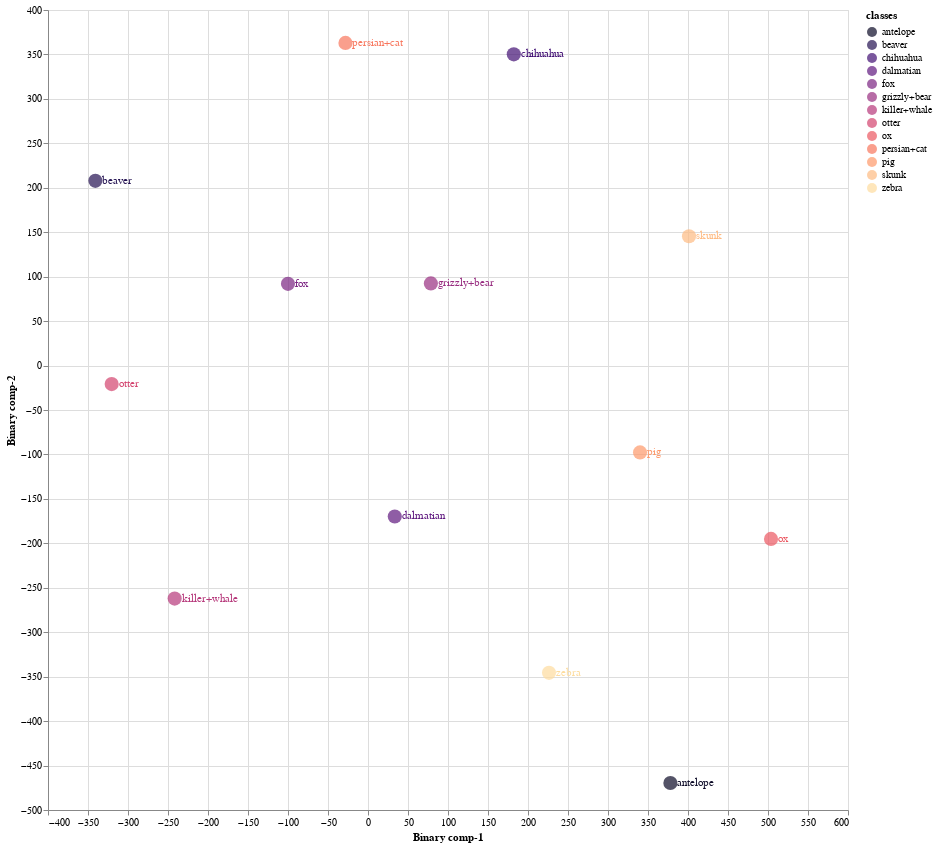
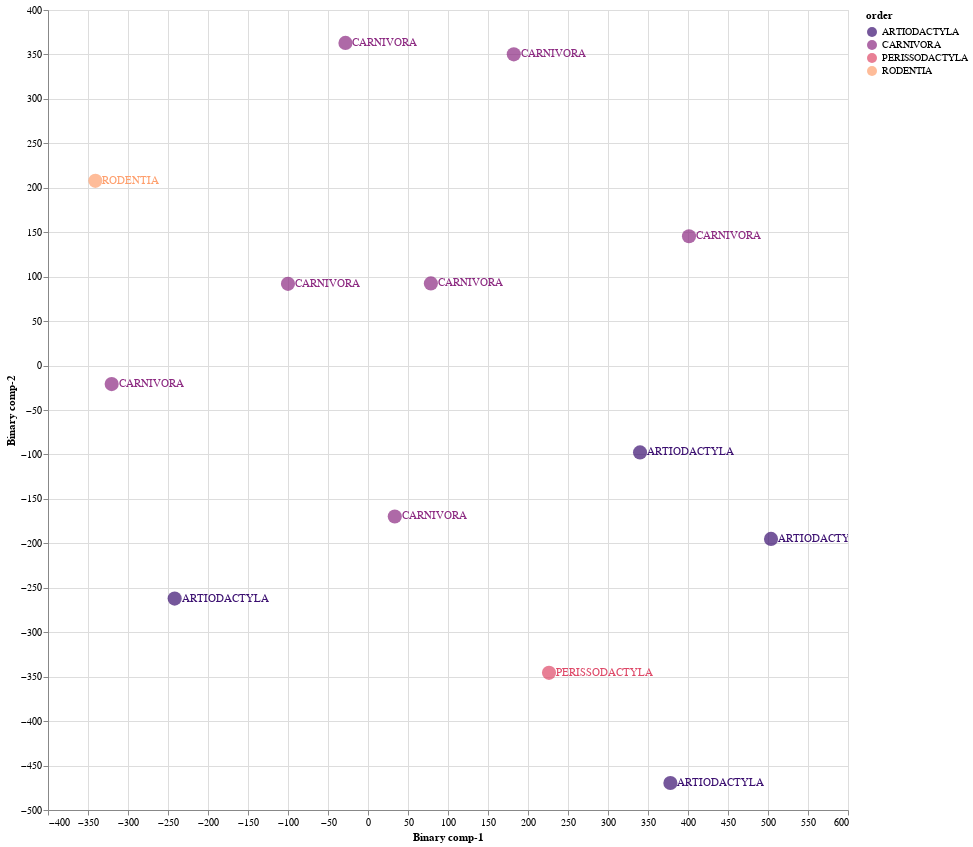

The code cell stored with these charts, in order, in its notebook:
### Code cell
Train02 = CZSL(mode = "Train", 
               split = 2, 
               DNN = ProjectionNetwork1, 
               epochs = 39, 
               bs = 9, 
               numunits = 606, 
               lr = 0.5218164192494622, 
               optimiser = nn.ReLU(), 
               dropout = 0.47890238850760236, 
               mom = 0.9397540942994486, 
               wd = 0,  
               device = 'cuda', 
               checkpoint = CP2, 
               dist_type = 'cosine')

#mode
#1. "Train" - Use Train Val split
#2. "Test" - For Unseen Test Data

#split
# 1 -Train/Val Split 1
# 2 -Train/Val Split 2
# 3 -Train/Val Split 3

#pred_type
#1. "Probabilistic" - continous real numbers giving probability for prdiction to be 1
#2. "Deterministic" - 1 or 0 prediction values

#dist_type
#1. euclidean
#2. cosine
#3. hamming
#4. jaccard

### Figure 1 — Vega-Lite specification as saved in the notebook (floating-point values rounded to 4 significant figures)
{"config": {"view": {"continuousWidth": 400, "continuousHeight": 300}}, "layer": [{"mark": {"type": "circle", "size": 200}, "encoding": {"color": {"field": "classes", "scale": {"scheme": "Magma"}, "type": "nominal"}, "x": {"field": "Binary comp-1", "type": "quantitative"}, "y": {"field": "Binary comp-2", "type": "quantitative"}}, "height": 800, "selection": {"selector007": {"type": "interval", "bind": "scales", "encodings": ["x", "y"]}}, "width": 800}, {"mark": {"type": "text", "align": "left", "baseline": "middle", "dx": 7}, "encoding": {"color": {"field": "classes", "scale": {"scheme": "Magma"}, "type": "nominal"}, "text": {"field": "classes", "type": "nominal"}, "x": {"field": "Binary comp-1", "type": "quantitative"}, "y": {"field": "Binary comp-2", "type": "quantitative"}}, "height": 800, "width": 800}], "data": {"name": "data-ec102cabab6731ed83d754b083b125ae"}, "$schema": "https://vega.github.io/schema/vega-lite/v4.17.0.json", "datasets": {"data-ec102cabab6731ed83d754b083b125ae": [{"Binary comp-1": 378.0, "Binary comp-2": -469.7, "classes": "antelope", "sciName": "Antilope_cervicapra", "animal_label": 1, "animal_class": "antelope", "mainCommonName": "Blackbuck", "otherCommonNames": "Indian Antelope", "class": "Mammalia", "infraclass": "Placentalia", "magnorder": "Boreoeutheria", "superorder": "Laurasiatheria", "order": "ARTIODACTYLA", "suborder": "RUMINANTIA", "infraorder": "PECORA", "parvorder": null, "superfamily": null, "family": "BOVIDAE", "subfamily": "ANTILOPINAE", "tribe": "ANTILOPINI", "genus": "Antilope"}, {"Binary comp-1": 78.6, "Binary comp-2": 92.43, "classes": "grizzly+bear", "sciName": "Ursus_arctos", "animal_label": 2, "animal_class": "grizzly+bear", "mainCommonName": "Brown Bear", "otherCommonNames": "Grizzly Bear|Kodiak Bear", "class": "Mammalia", "infraclass": "Placentalia", "magnorder": "Boreoeutheria", "superorder": "Laurasiatheria", "order": "CARNIVORA", "suborder": "CANIFORMIA", "infraorder": "ARCTOIDEA", "parvorder": null, "superfamily": "URSOIDEA", "family": "URSIDAE", "subfamily": "URSINAE", "tribe": null, "genus": "Ursus"}, {"Binary comp-1": -241.7, "Binary comp-2": -262.2, "classes": "killer+whale", "sciName": "Orcinus_orca", "animal_label": 3, "animal_class": "killer+whale", "mainCommonName": "Killer Whale", "otherCommonNames": "Orca", "class": "Mammalia", "infraclass": "Placentalia", "magnorder": "Boreoeutheria", "superorder": "Laurasiatheria", "order": "ARTIODACTYLA", "suborder": "WHIPPOMORPHA", "infraorder": "CETACEA", "parvorder": "ODONTOCETI", "superfamily": "DELPHINOIDEA", "family": "DELPHINIDAE", "subfamily": "INCERTAE SEDIS", "tribe": null, "genus": "Orcinus"}, {"Binary comp-1": -340.8, "Binary comp-2": 207.8, "classes": "beaver", "sciName": "Aplodontia_rufa", "animal_label": 4, "animal_class": "beaver", "mainCommonName": "Mountain Beaver", "otherCommonNames": "Boomer|Sewellel|Point Arena Mountain Beaver|Point Reyes Mountain Beaver", "class": "Mammalia", "infraclass": "Placentalia", "magnorder": "Boreoeutheria", "superorder": "Euarchontoglires", "order": "RODENTIA", "suborder": "SCIUROMORPHA", "infraorder": null, "parvorder": null, "superfamily": null, "family": "APLODONTIIDAE", "subfamily": null, "tribe": null, "genus": "Aplodontia"}, {"Binary comp-1": 33.46, "Binary comp-2": -169.8, "classes": "dalmatian", "sciName": "Canis_familiaris", "animal_label": 5, "animal_class": "dalmatian", "mainCommonName": "Domestic Dog", "otherCommonNames": "Dog|Dingo|Feral Dog|New Guinea Singing Dog|Village Dog", "class": "Mammalia", "infraclass": "Placentalia", "magnorder": "Boreoeutheria", "superorder": "Laurasiatheria", "order": "CARNIVORA", "suborder": "CANIFORMIA", "infraorder": "CANOIDEA", "parvorder": null, "superfamily": null, "family": "CANIDAE", "subfamily": null, "tribe": null, "genus": "Canis"}, {"Binary comp-1": -28.17, "Binary comp-2": 363.0, "classes": "persian+cat", "sciName": "Felis_catus", "animal_label": 6, "animal_class": "persian+cat", "mainCommonName": "Domestic Cat", "otherCommonNames": "Cat", "class": "Mammalia", "infraclass": "Placentalia", "magnorder": "Boreoeutheria", "superorder": "Laurasiatheria", "order": "CARNIVORA", "suborder": "FELIFORMIA", "infraorder": "FELOIDEA", "parvorder": null, "superfamily": null, "family": "FELIDAE", "subfamily": "FELINAE", "tribe": null, "genus": "Felis"}, {"Binary comp-1": 401.3, "Binary comp-2": 145.5, "classes": "skunk", "sciName": "Spilogale_putorius", "animal_label": 11, "animal_class": "skunk", "mainCommonName": "Alleghanian Spotted Skunk", "otherCommonNames": "Eastern Spotted Skunk", "class": "Mammalia", "infraclass": "Placentalia", "magnorder": "Boreoeutheria", "superorder": "Laurasiatheria", "order": "CARNIVORA", "suborder": "CANIFORMIA", "infraorder": "ARCTOIDEA", "parvorder": null, "superfamily": "MUSTELOIDEA", "family": "MEPHITIDAE", "subfamily": "MEPHITINAE", "tribe": null, "genus": "Spilogale"}, {"Binary comp-1": 503.8, "Binary comp-2": -195.0, "classes": "ox", "sciName": "Bos_sauveli", "animal_label": 21, "animal_class": "ox", "mainCommonName": "Kouprey", "otherCommonNames": "Gray Ox|Indochinese Forest Ox", "class": "Mammalia", "infraclass": "Placentalia", "magnorder": "Boreoeutheria", "superorder": "Laurasiatheria", "order": "ARTIODACTYLA", "suborder": "RUMINANTIA", "infraorder": "PECORA", "parvorder": null, "superfamily": null, "family": "BOVIDAE", "subfamily": "BOVINAE", "tribe": "BOVINI", "genus": "Bos"}, {"Binary comp-1": -100.0, "Binary comp-2": 91.96, "classes": "fox", "sciName": "Vulpes_lagopus", "animal_label": 22, "animal_class": "fox", "mainCommonName": "Arctic Fox", "otherCommonNames": "Polar Fox", "class": "Mammalia", "infraclass": "Placentalia", "magnorder": "Boreoeutheria", "superorder": "Laurasiatheria", "order": "CARNIVORA", "suborder": "CANIFORMIA", "infraorder": "CANOIDEA", "parvorder": null, "superfamily": null, "family": "CANIDAE", "subfamily": null, "tribe": null, "genus": "Vulpes"}, {"Binary comp-1": 182.2, "Binary comp-2": 350.1, "classes": "chihuahua", "sciName": "Canis_familiaris", "animal_label": 33, "animal_class": "chihuahua", "mainCommonName": "Domestic Dog", "otherCommonNames": "Dog|Dingo|Feral Dog|New Guinea Singing Dog|Village Dog", "class": "Mammalia", "infraclass": "Placentalia", "magnorder": "Boreoeutheria", "superorder": "Laurasiatheria", "order": "CARNIVORA", "suborder": "CANIFORMIA", "infraorder": "CANOIDEA", "parvorder": null, "superfamily": null, "family": "CANIDAE", "subfamily": null, "tribe": null, "genus": "Canis"}, {"Binary comp-1": -320.4, "Binary comp-2": -20.81, "classes": "otter", "sciName": "Aonyx_capensis", "animal_label": 36, "animal_class": "otter", "mainCommonName": "African Clawless Otter", "otherCommonNames": "Cape Clawless Otter", "class": "Mammalia", "infraclass": "Placentalia", "magnorder": "Boreoeutheria", "superorder": "Laurasiatheria", "order": "CARNIVORA", "suborder": "CANIFORMIA", "infraorder": "ARCTOIDEA", "parvorder": null, "superfamily": "MUSTELOIDEA", "family": "MUSTELIDAE", "subfamily": "LUTRINAE", "tribe": null, "genus": "Aonyx"}, {"Binary comp-1": 226.3, "Binary comp-2": -345.7, "classes": "zebra", "sciName": "Equus_grevyi", "animal_label": 38, "animal_class": "zebra", "mainCommonName": "Grevy's Zebra", "otherCommonNames": "Imperial Zebra", "class": "Mammalia", "infraclass": "Placentalia", "magnorder": "Boreoeutheria", "superorder": "Laurasiatheria", "order": "PERISSODACTYLA", "suborder": "HIPOMORPHA", "infraorder": null, "parvorder": null, "superfamily": null, "family": "EQUIDAE", "subfamily": null, "tribe": null, "genus": "Equus"}, {"Binary comp-1": 340.0, "Binary comp-2": -97.71, "classes": "pig", "sciName": "Sus_domesticus", "animal_label": 42, "animal_class": "pig", "mainCommonName": "Domestic Pig", "otherCommonNames": "Hog|Pig|Swine", "class": "Mammalia", "infraclass": "Placentalia", "magnorder": "Boreoeutheria", "superorder": "Laurasiatheria", "order": "ARTIODACTYLA", "suborder": "SUINA", "infraorder": null, "parvorder": null, "superfamily": null, "family": "SUIDAE", "subfamily": null, "tribe": null, "genus": "Sus"}]}}

### Figure 2 — Vega-Lite specification as saved in the notebook (floating-point values rounded to 4 significant figures)
{"config": {"view": {"continuousWidth": 400, "continuousHeight": 300}}, "layer": [{"mark": {"type": "circle", "size": 200}, "encoding": {"color": {"field": "order", "scale": {"scheme": "Magma"}, "type": "nominal"}, "x": {"field": "Binary comp-1", "type": "quantitative"}, "y": {"field": "Binary comp-2", "type": "quantitative"}}, "height": 800, "selection": {"selector008": {"type": "interval", "bind": "scales", "encodings": ["x", "y"]}}, "width": 800}, {"mark": {"type": "text", "align": "left", "baseline": "middle", "dx": 7}, "encoding": {"color": {"field": "order", "scale": {"scheme": "Magma"}, "type": "nominal"}, "text": {"field": "order", "type": "nominal"}, "x": {"field": "Binary comp-1", "type": "quantitative"}, "y": {"field": "Binary comp-2", "type": "quantitative"}}, "height": 800, "width": 800}], "data": {"name": "data-ec102cabab6731ed83d754b083b125ae"}, "$schema": "https://vega.github.io/schema/vega-lite/v4.17.0.json", "datasets": {"data-ec102cabab6731ed83d754b083b125ae": [{"Binary comp-1": 378.0, "Binary comp-2": -469.7, "classes": "antelope", "sciName": "Antilope_cervicapra", "animal_label": 1, "animal_class": "antelope", "mainCommonName": "Blackbuck", "otherCommonNames": "Indian Antelope", "class": "Mammalia", "infraclass": "Placentalia", "magnorder": "Boreoeutheria", "superorder": "Laurasiatheria", "order": "ARTIODACTYLA", "suborder": "RUMINANTIA", "infraorder": "PECORA", "parvorder": null, "superfamily": null, "family": "BOVIDAE", "subfamily": "ANTILOPINAE", "tribe": "ANTILOPINI", "genus": "Antilope"}, {"Binary comp-1": 78.6, "Binary comp-2": 92.43, "classes": "grizzly+bear", "sciName": "Ursus_arctos", "animal_label": 2, "animal_class": "grizzly+bear", "mainCommonName": "Brown Bear", "otherCommonNames": "Grizzly Bear|Kodiak Bear", "class": "Mammalia", "infraclass": "Placentalia", "magnorder": "Boreoeutheria", "superorder": "Laurasiatheria", "order": "CARNIVORA", "suborder": "CANIFORMIA", "infraorder": "ARCTOIDEA", "parvorder": null, "superfamily": "URSOIDEA", "family": "URSIDAE", "subfamily": "URSINAE", "tribe": null, "genus": "Ursus"}, {"Binary comp-1": -241.7, "Binary comp-2": -262.2, "classes": "killer+whale", "sciName": "Orcinus_orca", "animal_label": 3, "animal_class": "killer+whale", "mainCommonName": "Killer Whale", "otherCommonNames": "Orca", "class": "Mammalia", "infraclass": "Placentalia", "magnorder": "Boreoeutheria", "superorder": "Laurasiatheria", "order": "ARTIODACTYLA", "suborder": "WHIPPOMORPHA", "infraorder": "CETACEA", "parvorder": "ODONTOCETI", "superfamily": "DELPHINOIDEA", "family": "DELPHINIDAE", "subfamily": "INCERTAE SEDIS", "tribe": null, "genus": "Orcinus"}, {"Binary comp-1": -340.8, "Binary comp-2": 207.8, "classes": "beaver", "sciName": "Aplodontia_rufa", "animal_label": 4, "animal_class": "beaver", "mainCommonName": "Mountain Beaver", "otherCommonNames": "Boomer|Sewellel|Point Arena Mountain Beaver|Point Reyes Mountain Beaver", "class": "Mammalia", "infraclass": "Placentalia", "magnorder": "Boreoeutheria", "superorder": "Euarchontoglires", "order": "RODENTIA", "suborder": "SCIUROMORPHA", "infraorder": null, "parvorder": null, "superfamily": null, "family": "APLODONTIIDAE", "subfamily": null, "tribe": null, "genus": "Aplodontia"}, {"Binary comp-1": 33.46, "Binary comp-2": -169.8, "classes": "dalmatian", "sciName": "Canis_familiaris", "animal_label": 5, "animal_class": "dalmatian", "mainCommonName": "Domestic Dog", "otherCommonNames": "Dog|Dingo|Feral Dog|New Guinea Singing Dog|Village Dog", "class": "Mammalia", "infraclass": "Placentalia", "magnorder": "Boreoeutheria", "superorder": "Laurasiatheria", "order": "CARNIVORA", "suborder": "CANIFORMIA", "infraorder": "CANOIDEA", "parvorder": null, "superfamily": null, "family": "CANIDAE", "subfamily": null, "tribe": null, "genus": "Canis"}, {"Binary comp-1": -28.17, "Binary comp-2": 363.0, "classes": "persian+cat", "sciName": "Felis_catus", "animal_label": 6, "animal_class": "persian+cat", "mainCommonName": "Domestic Cat", "otherCommonNames": "Cat", "class": "Mammalia", "infraclass": "Placentalia", "magnorder": "Boreoeutheria", "superorder": "Laurasiatheria", "order": "CARNIVORA", "suborder": "FELIFORMIA", "infraorder": "FELOIDEA", "parvorder": null, "superfamily": null, "family": "FELIDAE", "subfamily": "FELINAE", "tribe": null, "genus": "Felis"}, {"Binary comp-1": 401.3, "Binary comp-2": 145.5, "classes": "skunk", "sciName": "Spilogale_putorius", "animal_label": 11, "animal_class": "skunk", "mainCommonName": "Alleghanian Spotted Skunk", "otherCommonNames": "Eastern Spotted Skunk", "class": "Mammalia", "infraclass": "Placentalia", "magnorder": "Boreoeutheria", "superorder": "Laurasiatheria", "order": "CARNIVORA", "suborder": "CANIFORMIA", "infraorder": "ARCTOIDEA", "parvorder": null, "superfamily": "MUSTELOIDEA", "family": "MEPHITIDAE", "subfamily": "MEPHITINAE", "tribe": null, "genus": "Spilogale"}, {"Binary comp-1": 503.8, "Binary comp-2": -195.0, "classes": "ox", "sciName": "Bos_sauveli", "animal_label": 21, "animal_class": "ox", "mainCommonName": "Kouprey", "otherCommonNames": "Gray Ox|Indochinese Forest Ox", "class": "Mammalia", "infraclass": "Placentalia", "magnorder": "Boreoeutheria", "superorder": "Laurasiatheria", "order": "ARTIODACTYLA", "suborder": "RUMINANTIA", "infraorder": "PECORA", "parvorder": null, "superfamily": null, "family": "BOVIDAE", "subfamily": "BOVINAE", "tribe": "BOVINI", "genus": "Bos"}, {"Binary comp-1": -100.0, "Binary comp-2": 91.96, "classes": "fox", "sciName": "Vulpes_lagopus", "animal_label": 22, "animal_class": "fox", "mainCommonName": "Arctic Fox", "otherCommonNames": "Polar Fox", "class": "Mammalia", "infraclass": "Placentalia", "magnorder": "Boreoeutheria", "superorder": "Laurasiatheria", "order": "CARNIVORA", "suborder": "CANIFORMIA", "infraorder": "CANOIDEA", "parvorder": null, "superfamily": null, "family": "CANIDAE", "subfamily": null, "tribe": null, "genus": "Vulpes"}, {"Binary comp-1": 182.2, "Binary comp-2": 350.1, "classes": "chihuahua", "sciName": "Canis_familiaris", "animal_label": 33, "animal_class": "chihuahua", "mainCommonName": "Domestic Dog", "otherCommonNames": "Dog|Dingo|Feral Dog|New Guinea Singing Dog|Village Dog", "class": "Mammalia", "infraclass": "Placentalia", "magnorder": "Boreoeutheria", "superorder": "Laurasiatheria", "order": "CARNIVORA", "suborder": "CANIFORMIA", "infraorder": "CANOIDEA", "parvorder": null, "superfamily": null, "family": "CANIDAE", "subfamily": null, "tribe": null, "genus": "Canis"}, {"Binary comp-1": -320.4, "Binary comp-2": -20.81, "classes": "otter", "sciName": "Aonyx_capensis", "animal_label": 36, "animal_class": "otter", "mainCommonName": "African Clawless Otter", "otherCommonNames": "Cape Clawless Otter", "class": "Mammalia", "infraclass": "Placentalia", "magnorder": "Boreoeutheria", "superorder": "Laurasiatheria", "order": "CARNIVORA", "suborder": "CANIFORMIA", "infraorder": "ARCTOIDEA", "parvorder": null, "superfamily": "MUSTELOIDEA", "family": "MUSTELIDAE", "subfamily": "LUTRINAE", "tribe": null, "genus": "Aonyx"}, {"Binary comp-1": 226.3, "Binary comp-2": -345.7, "classes": "zebra", "sciName": "Equus_grevyi", "animal_label": 38, "animal_class": "zebra", "mainCommonName": "Grevy's Zebra", "otherCommonNames": "Imperial Zebra", "class": "Mammalia", "infraclass": "Placentalia", "magnorder": "Boreoeutheria", "superorder": "Laurasiatheria", "order": "PERISSODACTYLA", "suborder": "HIPOMORPHA", "infraorder": null, "parvorder": null, "superfamily": null, "family": "EQUIDAE", "subfamily": null, "tribe": null, "genus": "Equus"}, {"Binary comp-1": 340.0, "Binary comp-2": -97.71, "classes": "pig", "sciName": "Sus_domesticus", "animal_label": 42, "animal_class": "pig", "mainCommonName": "Domestic Pig", "otherCommonNames": "Hog|Pig|Swine", "class": "Mammalia", "infraclass": "Placentalia", "magnorder": "Boreoeutheria", "superorder": "Laurasiatheria", "order": "ARTIODACTYLA", "suborder": "SUINA", "infraorder": null, "parvorder": null, "superfamily": null, "family": "SUIDAE", "subfamily": null, "tribe": null, "genus": "Sus"}]}}
